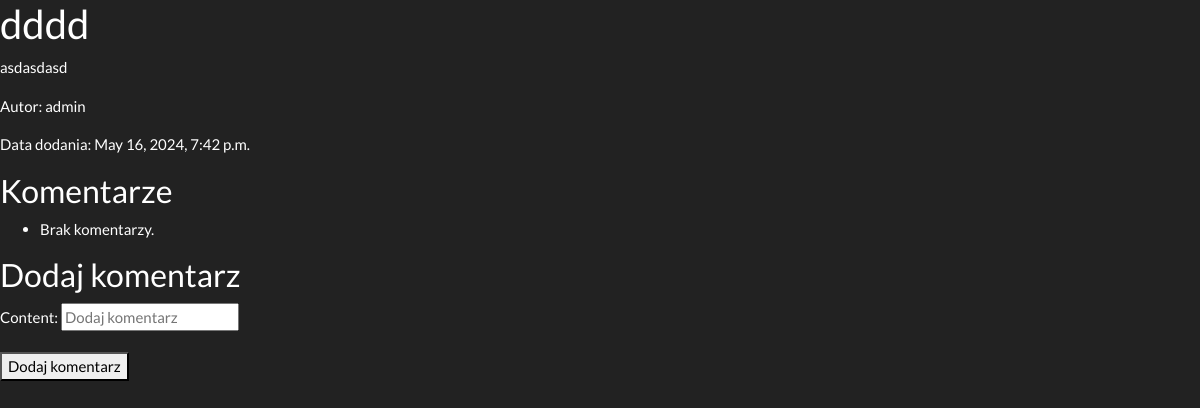
The app's page /post/3/, older data.
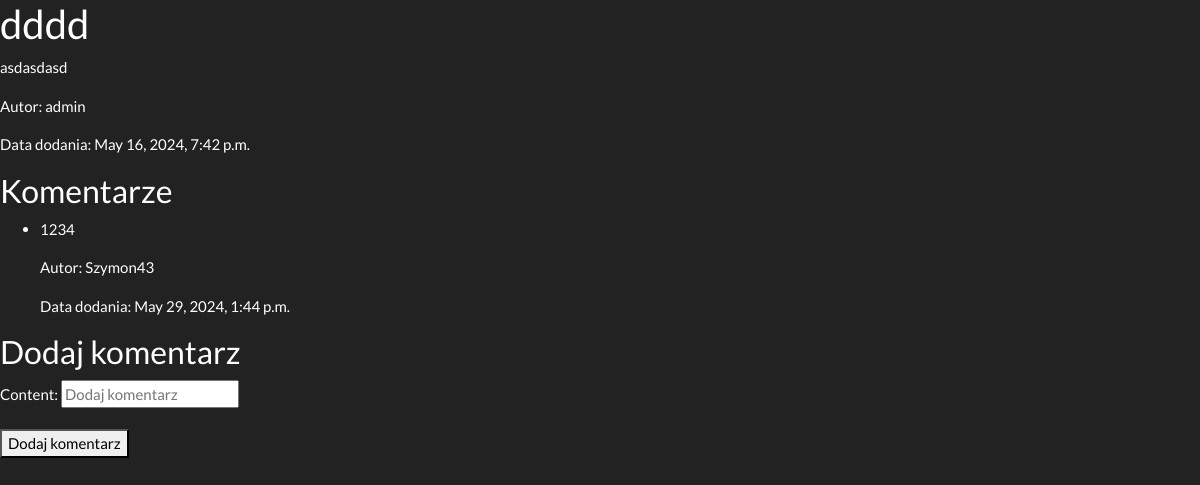
The same page, newer data.
### mainapp/models.py (models this page shows)
class Comment(models.Model):
    post = models.ForeignKey(Post, on_delete=models.CASCADE, related_name='comments')
    author = models.ForeignKey(User, on_delete=models.CASCADE)
    content = models.TextField()
    date_of_creation = models.DateTimeField(auto_now_add=True)

### mainapp/views.py (the view, shortened to what this page needs)
# urls.py: path('post/<int:post_id>/', views.post_details, name='post_details'),
def post_details(request, post_id):
    post = get_object_or_404(Post, pk=post_id)
    comments = post.comments.order_by('date_of_creation')
    form = CommentCreationForm()
    return render(request, 'post_details.html', {
        'post': post, 'comments': comments, 'form': form
    })

### mainapp/forms.py
class CommentCreationForm(forms.ModelForm):
    class Meta:
        model = Comment
        fields = ['content']
        widgets = {
            'content': forms.TextInput(attrs={'placeholder': 'Dodaj komentarz'})
        }

### mainapp/templates/post_details.html (shortened to what this page needs)
<!DOCTYPE html>
<html lang="en">
<head>
    <link rel="stylesheet" href="https://cdn.jsdelivr.net/npm/bootswatch@4.5.2/dist/darkly/bootstrap.min.css">
</head>
<body>
    <h2>{{ post.title }}</h2>
    <p>{{ post.content }}</p>
    <p>Autor: {{ post.author }}</p>
    <p>Data dodania: {{ post.date_of_creation }}</p>
    <h3>Komentarze</h3>
    <ul>
        {% for comment in comments %}
            <li>
                <p>{{ comment.content }}</p>
                <p>Autor: {{ comment.author }}</p>
                <p>Data dodania: {{ comment.date_of_creation }}</p>
            </li>
        {% empty %}
            <li>Brak komentarzy.</li>
        {% endfor %}
    </ul>
    <h3>Dodaj komentarz</h3>
    <form method="POST" action="">
        {{ form.as_p }}
        <button type="submit">Dodaj komentarz</button>
    </form>
</body>
</html>

Row changes from the older to the newer data that the page shows:
added Comment: content "1234", author "Szymon43", date_of_creation "May 29, 2024, 1:44 p.m."
Text that changed along with them:
text no longer shown: "Brak komentarzy."
